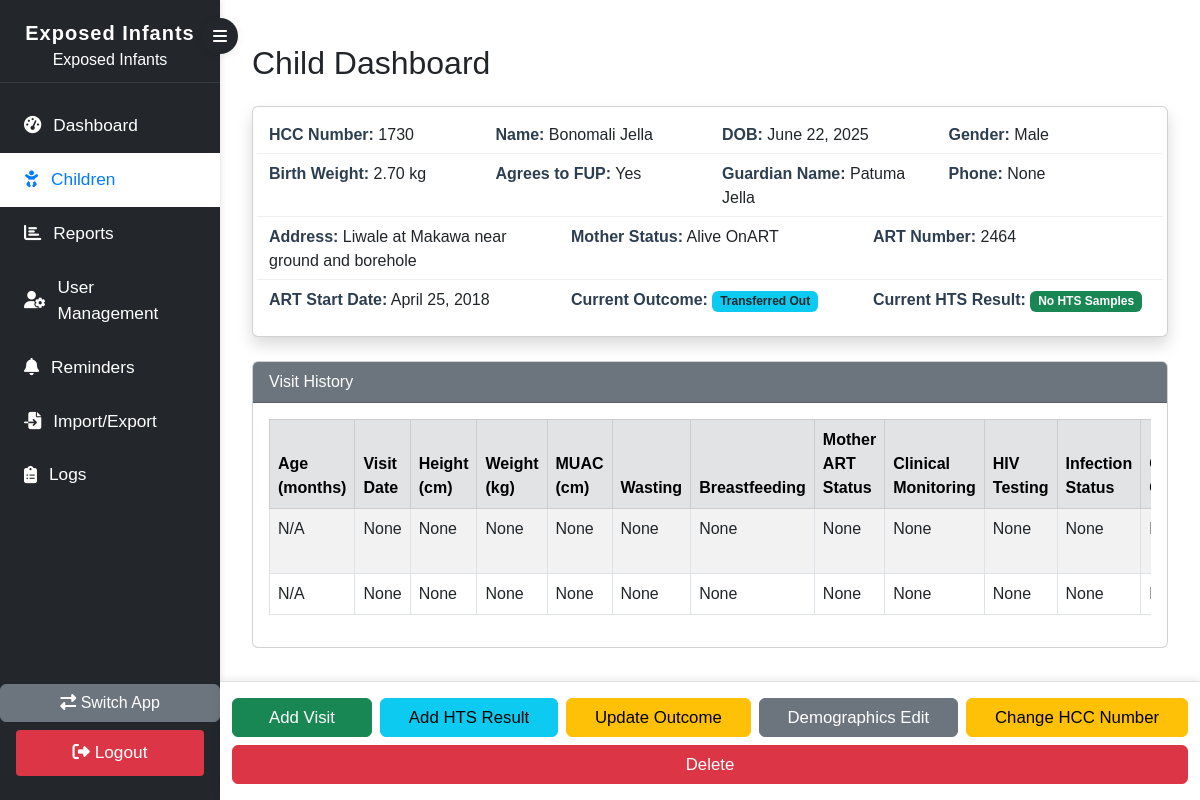
Before: /children/exposed/children/child_dashboard/1730/ (signed in) with the older database file.
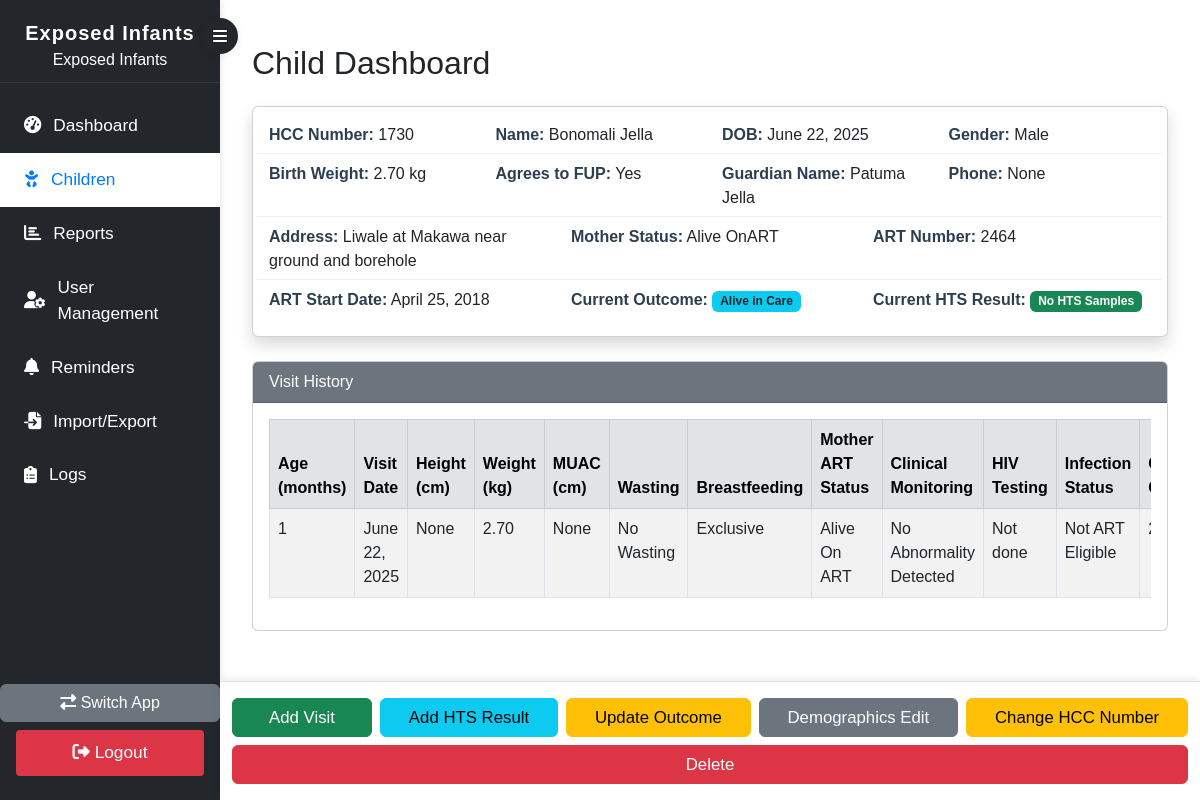
After: the same page with the newer database file.
### children/models.py (models this page shows, shortened)
class Child(models.Model):
    hcc_number = models.CharField(max_length=20, primary_key=True)
    child_name = models.CharField(max_length=200)
    child_dob = models.DateField()
    CHILD_GENDER_CHOICES = [
        ('Male', 'Male'),
        ('Female', 'Female')
    ]
    child_gender = models.CharField(max_length=6, choices=CHILD_GENDER_CHOICES)
    child_birth_weight = models.DecimalField(max_digits=5, decimal_places=2)
    guardian_name = models.CharField(max_length=200)
    relationship = models.CharField(max_length=100)
    guardian_phone = models.CharField(max_length=20)
    physical_address = models.TextField()
    AGREES_TO_FUP_CHOICES = [('Yes', 'Yes'), ('No', 'No')]
    agrees_to_fup = models.CharField(max_length=3, choices=AGREES_TO_FUP_CHOICES)
    MOTHER_STATUS_CHOICES = [
        ('Alive No ART', 'Alive No ART'),
        ('Alive OnART', 'Alive OnART'),
        ('Died', 'Died'),
        ('Unknown', 'Unknown'),
    ]
    mother_status = models.CharField(max_length=20, choices=MOTHER_STATUS_CHOICES)
    mother_art_number = models.CharField(max_length=20, blank=True, null=True)
    mother_art_start_date = models.DateField(blank=True, null=True)

class ChildVisit(models.Model):
    child = models.ForeignKey(Child, on_delete=models.CASCADE, related_name='visits')
    visit_date = models.DateField(null=True, blank=True)
    height = models.DecimalField(max_digits=5, decimal_places=2, null=True, blank=True)
    weight = models.DecimalField(max_digits=5, decimal_places=2, null=True, blank=True)
    muac = models.DecimalField(max_digits=4, decimal_places=1, null=True, blank=True)
    WASTING_CHOICES = [
        ('No', 'No Wasting'), ('Mod', 'Moderate'), ('Sev', 'Severe')
    ]
    wasting = models.CharField(max_length=4, choices=WASTING_CHOICES, null=True, blank=True, default='No')
    BREASTFEEDING_CHOICES = [
        ('Exc', 'Exclusive'), ('M', 'Mixed/Complement'), ('<6', 'Stopped last 6 Weeks'),
        ('C', 'Stopped over 6w. ago')
    ]
    breastfeeding = models.CharField(max_length=10, choices=BREASTFEEDING_CHOICES, null=True, blank=True, default='Exc')
    MOTHER_ART_CHOICES = [
        ('No ART', 'Alive No ART'),
        ('On ART', 'Alive On ART'),
        ('Died', 'Died'),
        ('Unk', 'Unknown')
    ]
    mother_art_status = models.CharField(max_length=10, choices=MOTHER_ART_CHOICES, null=True, blank=True, default='On ART')
    CLINICAL_MONITORING_CHOICES = [
        ('NAD', 'No Abnormality Detected'),
        ('Sick', 'Sick child')
    ]
    clinical_monitoring = models.CharField(max_length=10, choices=CLINICAL_MONITORING_CHOICES, null=True, blank=True, default='NAD')
    HIV_TEST_CHOICES = [
        ('No', 'Not done'),
        ('Dbs', 'Dried Blood Spot (PCR)'),
        ('Rt', 'Rapid Test')
    ]
    hiv_testing = models.CharField(max_length=10, choices=HIV_TEST_CHOICES, null=True, blank=True, default='No')
    HIV_INFECTION_STATUS_CHOICES = [
        ('A', 'Not Infected'),
        ('B', 'Infected'),
        ('C', 'Not ART Eligible'),
        ('D', 'PSHD -> ART')
    ]
    infection_status = models.CharField(max_length=20, choices=HIV_INFECTION_STATUS_CHOICES, null=True, blank=True, default='C')
    DRUG_GIVEN_CHOICES = [
        ('None', 'No Drugs Given'),
        ('CPT', 'Cotrimoxazole Prophylaxis (CPT)'),
        ('NVP', 'Nevirapine (NVP)'),
        ('2P', '2P'),
    ]
    drug_given = models.CharField(max_length=10, choices=DRUG_GIVEN_CHOICES, null=True, blank=True, default='CPT')
    cpt_given = models.PositiveIntegerField(null=True, blank=True, help_text="Number of CPT/NVP tablets given")
    FOLLOW_UP_CHOICES = [
        ('Con', 'Continue FUP'),
        ('Dis', 'Discharged'),
        ('ART', 'Started ART'),
        ('To', 'Transferred Out'),
        ('Def', 'Defaulted'),
        ('Died', 'Died')
    ]
    follow_up_outcome = models.CharField(max_length=10, choices=FOLLOW_UP_CHOICES,default='Con')
    next_appointment_or_outcome_date = models.DateField(null=True, blank=True)

### children/views.py (the view)
# urls.py: path('exposed/children/child_dashboard/<str:hcc_number>/', views.child_dashboard_view, name='child_dashboard'),
@login_required
def child_dashboard_view(request, hcc_number):
    child = get_object_or_404(Child, hcc_number=hcc_number)
    visits = child.visits.order_by('-visit_date')
    hts_samples = child.hts_samples.order_by('-sample_date')
    child_fields = []
    for field in child._meta.fields:
        if field.name != "id":
            child_fields.append({
                'name': field.name,
                'verbose_name': field.verbose_name,
                'value': getattr(child, field.name),
            })
    current_outcome = None
    current_outcome_date = None
    current_result = None
    if visits.exists():
        latest_visit = visits.first()
        outcome = latest_visit.follow_up_outcome
        outcome_date = latest_visit.next_appointment_or_outcome_date
        from datetime import date, timedelta
        today = date.today()
        missed_or_defaulted_date = None
        if outcome == 'Con':  # Continue FUP
            if outcome_date:
                days_since = (today - outcome_date).days
                if days_since > 28:
                    current_outcome = 'Defaulted'
                    missed_or_defaulted_date = outcome_date + timedelta(days=29)
                elif days_since > 7:
                    current_outcome = 'Missed Appointment'
                    missed_or_defaulted_date = outcome_date + timedelta(days=8)
                else:
                    current_outcome = 'Alive in Care'
                current_outcome_date = outcome_date
            else:
                current_outcome = 'Alive in Care'
                current_outcome_date = None
        else:
            current_outcome = latest_visit.get_follow_up_outcome_display()
            current_outcome_date = outcome_date
    else:
        missed_or_defaulted_date = None
    if hts_samples.exists():
        latest_hts = hts_samples.first()
        hts_result = latest_hts.result
        hts_date_received = latest_hts.date_received
        if hts_result:
            current_result = latest_hts.result
        else:
            current_result = 'Pending'
    else:
        current_result = 'No HTS Samples'
    return render(request, 'child_dashboard.html', {
        'child': child,
        'visits': visits,
        'child_fields': child_fields,
        'current_outcome': current_outcome,
        'current_outcome_date': current_outcome_date,
        'missed_or_defaulted_date': missed_or_defaulted_date,
        'current_result': current_result,
    })

### children/templates/child_dashboard.html (shortened to what this page needs)
{% extends 'base.html' %}
{% load static %}
{% load field_tags %}
{% block content %}
<div class="container mt-4">
    <h2 class="mb-4">Child Dashboard</h2>
    <div id="cd-top-section" class="card mb-4 p-3 shadow">
        <div class="row mb-2">
            <div class="col-md-3"><strong>HCC Number:</strong> {{ child.hcc_number }}</div>
            <div class="col-md-3"><strong>Name:</strong> {{ child.child_name }}</div>
            <div class="col-md-3"><strong>DOB:</strong> {{ child.child_dob }}</div>
            <div class="col-md-3"><strong>Gender:</strong> {{ child.child_gender }}</div>
        </div>
        <div class="row mb-2">
            <div class="col-md-3"><strong>Birth Weight:</strong> {{ child.child_birth_weight }} kg</div>
            <div class="col-md-3"><strong>Agrees to FUP:</strong> {{ child.agrees_to_fup }}</div>
            <div class="col-md-3"><strong>Guardian Name:</strong> {{ child.guardian_name }}</div>
            <div class="col-md-3"><strong>Phone:</strong> {{ child.guardian_phone }}</div>
        </div>
        <div class="row mb-2">
            <div class="col-md-4"><strong>Address:</strong> {{ child.physical_address }}</div>
            <div class="col-md-4"><strong>Mother Status:</strong> {{ child.mother_status }}</div>
            <div class="col-md-4"><strong>ART Number:</strong> {{ child.mother_art_number }}</div>
        </div>
        <div class="row mb-2">
            <div class="col-md-4"><strong>ART Start Date:</strong> {{ child.mother_art_start_date }}</div>
            <div class="col-md-4">
                <strong>Current Outcome:</strong>
                {% if current_outcome %}
                    <span class="badge bg-info text-dark">{{ current_outcome }}</span>
                {% else %}
                    <span class="text-muted">N/A</span>
                {% endif %}
            </div>
            <div class="col-md-4">
                <strong>Current HTS Result:</strong>
                {% if current_result %}
                    <span class="badge bg-success">{{ current_result }}</span>
                {% else %}
                    <span class="text-muted">No HTS Result</span>
                {% endif %}
            </div>
        </div>
    </div>
    <div id="cd-middle-section" class="card mb-4">
        <div class="card-header bg-secondary text-white">Visit History</div>
        <div class="card-body">
            {% if visits %}
            <div class="table-responsive">
                <table class="table table-bordered table-striped table-hover">
                    <thead class="table-secondary">
                        <tr>
                            <th>Age (months)</th>
                            <th>Visit Date</th>
                            <th>Height (cm)</th>
                            <th>Weight (kg)</th>
                            <th>MUAC (cm)</th>
                            <th>Wasting</th>
                            <th>Breastfeeding</th>
                            <th>Mother ART Status</th>
                            <th>Clinical Monitoring</th>
                            <th>HIV Testing</th>
                            <th>Infection Status</th>
                            <th>CPT Given</th>
                        </tr>
                    </thead>
                    <tbody>
                        {% for visit in visits %}
                        <tr>
                            <td>
                                {% if child.child_dob and visit.visit_date %}
                                    {{ visit.visit_date|age_in_months:child.child_dob }}
                                {% else %}
                                    N/A
                                {% endif %}
                            </td>
                            <td>{{ visit.visit_date }}</td>
                            <td>{{ visit.height }}</td>
                            <td>{{ visit.weight }}</td>
                            <td>{{ visit.muac }}</td>
                            <td>{{ visit.get_wasting_display }}</td>
                            <td>{{ visit.get_breastfeeding_display }}</td>
                            <td>{{ visit.get_mother_art_status_display }}</td>
                            <td>{{ visit.get_clinical_monitoring_display }}</td>
                            <td>{{ visit.get_hiv_testing_display }}</td>
                            <td>{{ visit.get_infection_status_display }}</td>
                            <td>{{ visit.cpt_given }}</td>
                        </tr>
                        {% endfor %}
                    </tbody>
                </table>
            </div>
            {% else %}
                <p>No visits recorded yet.</p>
            {% endif %}
        </div>
    </div>
    <div id="cd-bottom-section" class="cd-fixed-bottom-bar">
        <div class="container-fluid d-flex flex-wrap justify-content-center gap-2 py-3">
            {% if user.is_superuser %}
                <a href="{% url 'children:add_visit' child.hcc_number %}" class="btn btn-success flex-fill">Add Visit</a>
                <a href="{% url 'children:add_hts_result' child.hcc_number %}" class="btn btn-info flex-fill">Add HTS Result</a>
                <a href="{% url 'children:update_outcome' child.hcc_number %}" class="btn btn-warning flex-fill">Update Outcome</a>
                <a href="{% url 'children:edit_field' child.hcc_number 'all' %}" class="btn btn-secondary flex-fill">Demographics Edit</a>
                <a href="{% url 'children:change_hcc_number' child.hcc_number %}" class="btn btn-warning flex-fill">Change HCC Number</a>
                <a href="{% url 'children:delete_child' child.hcc_number %}" class="btn btn-danger flex-fill">Delete</a>
            {% endif %}
        </div>
    </div>
</div>
{% endblock %}

### children/templates/base.html (shortened to what this page needs)
{% load static %}
<!DOCTYPE html>
<html lang="en">
<head>
    <link rel="stylesheet" href="{% static 'css/bootstrap.css' %}">
    <link rel="stylesheet" href="{% static 'css/styles.css' %}">
    <link rel="stylesheet" href="https://cdnjs.cloudflare.com/ajax/libs/font-awesome/6.5.0/css/all.min.css">
</head>
<body>
    <div class="sidebar" id="sidebar">
        <button class="sidebar-toggle-btn" id="sidebarToggle" title="Toggle sidebar">
            <i class="fas fa-bars"></i>
        </button>
        <div class="sidebar-header text-center mb-3" style="padding-top:18px; padding-bottom:10px; position:relative;">
            <span class="fs-5 fw-bold d-block system-name" style="letter-spacing:1px; white-space:nowrap;">Exposed Infants</span>
            <span class="system-tooltip">Exposed Infants</span>
        </div>
        <nav class="nav flex-column">
            <a class="nav-link" data-nav-name="dashboard" href="{% url 'children:dashboard' %}" data-tooltip="Dashboard"><i class="fas fa-tachometer-alt"></i> <span class="sidebar-label">Dashboard</span></a>
            <a class="nav-link" data-nav-name="children" href="{% url 'children:children' %}" data-tooltip="Children"><i class="fas fa-baby"></i> <span class="sidebar-label">Children</span></a>
            <a class="nav-link" data-nav-name="reports" href="{% url 'children:reports' %}" data-tooltip="Reports"><i class="fas fa-chart-bar"></i> <span class="sidebar-label">Reports</span></a>
            {% if request.user.is_superuser %}
            <a class="nav-link" data-nav-name="user_management" href="{% url 'children:user_management' %}" data-tooltip="User Management"><i class="fas fa-user-cog"></i> <span class="sidebar-label">User Management</span></a>
            {% endif %}
            <a class="nav-link" data-nav-name="reminders" href="{% url 'children:reminders' %}" data-tooltip="Reminders"><i class="fas fa-bell"></i> <span class="sidebar-label">Reminders</span></a>
            <a class="nav-link" data-nav-name="import_export" href="{% url 'children:import_export' %}" data-tooltip="Import/Export"><i class="fas fa-file-import"></i> <span class="sidebar-label">Import/Export</span></a>
            <a class="nav-link" data-nav-name="logs" href="{% url 'children:logs' %}" data-tooltip="Logs"><i class="fas fa-clipboard-list"></i> <span class="sidebar-label">Logs</span></a>
        </nav>
        <div class="mt-auto text-center">
            <a href="{% url 'children:app_selector' %}" class="btn btn-secondary w-100 mt-3">
                <i class="fas fa-exchange-alt"></i> <span class="sidebar-label">Switch App</span>
            </a>
            <form method="post" action="{% url 'logout' %}" class="logout-form mt-2">
                <button type="submit" id="buttonLog" class="btn btn-danger w-100">
                    <i class="fas fa-sign-out-alt"></i> <span class="sidebar-label">Logout</span>
                </button>
            </form>
        </div>
    </div>
    <div class="content" id="mainContent">
        {% block content %}{% endblock %}
    </div>
</body>
</html>

Changed rows visible on the page:
removed ChildVisit: shows "N/A", visit_date "None", height "None", weight "None", muac "None", wasting "None", breastfeeding "None", mother_art_status "None", clinical_monitoring "None", hiv_testing "None", infection_status "None"
removed ChildVisit: shows "N/A", visit_date "None", height "None", weight "None", muac "None", wasting "None", breastfeeding "None", mother_art_status "None", clinical_monitoring "None", hiv_testing "None", infection_status "None"
added ChildVisit: visit_date|age_in_months "1", visit_date "June 22, 2025", height "None", weight "2.70", muac "None", wasting "No Wasting", breastfeeding "Exclusive", mother_art_status "Alive On ART", clinical_monitoring "No Abnormality Detected", hiv_testing "Not done", infection_status "Not ART Eligible"
Other visible differences:
{{ current_outcome }}: "Transferred Out" → "Alive in Care"
